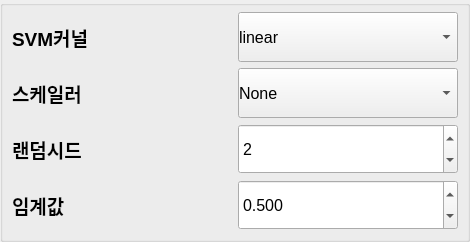
                       <widget class="QGroupBox" name="gb_train_params_ml">
                        <property name="sizePolicy">
                         <sizepolicy hsizetype="Preferred" vsizetype="Preferred">
                          <horstretch>0</horstretch>
                          <verstretch>0</verstretch>
                         </sizepolicy>
                        </property>
                        <property name="minimumSize">
                         <size>
                          <width>470</width>
                          <height>0</height>
                         </size>
                        </property>
                        <property name="styleSheet">
                         <string notr="true">margin : 0px;
padding : 0px;</string>
                        </property>
                        <property name="title">
                         <string/>
                        </property>
                        <layout class="QGridLayout" name="grid_train_params_ml">
                         <item row="0" column="1">
                          <widget class="QComboBox" name="cb_train_cv_ml">
                           <property name="minimumSize">
                            <size>
                             <width>0</width>
                             <height>50</height>
                            </size>
                           </property>
                           <property name="font">
                            <font>
                             <family>Segoe UI</family>
                             <pointsize>12</pointsize>
                             <weight>50</weight>
                             <bold>false</bold>
                            </font>
                           </property>
                           <item>
                            <property name="text">
                             <string>linear</string>
                            </property>
                           </item>
                           <item>
                            <property name="text">
                             <string>RBF</string>
                            </property>
                           </item>
                          </widget>
                         </item>
                         <item row="3" column="0">
                          <widget class="QLabel" name="label_train_thr_ml">
                           <property name="minimumSize">
                            <size>
                             <width>0</width>
                             <height>50</height>
                            </size>
                           </property>
                           <property name="font">
                            <font>
                             <family>Segoe UI</family>
                             <pointsize>14</pointsize>
                             <weight>75</weight>
                             <bold>true</bold>
                            </font>
                           </property>
                           <property name="text">
                            <string>임계값</string>
                           </property>
                          </widget>
                         </item>
                         <item row="1" column="0">
                          <widget class="QLabel" name="label_train_scaler_ml">
                           <property name="minimumSize">
                            <size>
                             <width>0</width>
                             <height>50</height>
                            </size>
                           </property>
                           <property name="font">
                            <font>
                             <family>Segoe UI</family>
                             <pointsize>14</pointsize>
                             <weight>75</weight>
                             <bold>true</bold>
                            </font>
                           </property>
                           <property name="text">
                            <string>스케일러</string>
                           </property>
                          </widget>
                         </item>
                         <item row="1" column="1">
                          <widget class="QComboBox" name="cb_train_scaler_ml">
                           <property name="minimumSize">
                            <size>
                             <width>0</width>
                             <height>50</height>
                            </size>
                           </property>
                           <property name="font">
                            <font>
                             <family>Segoe UI</family>
                             <pointsize>12</pointsize>
                             <weight>50</weight>
                             <bold>false</bold>
                            </font>
                           </property>
                           <item>
                            <property name="text">
                             <string>None</string>
                            </property>
                           </item>
                           <item>
                            <property name="text">
                             <string>StandardScaler</string>
                            </property>
                           </item>
                           <item>
                            <property name="text">
                             <string>MinMaxScaler</string>
                            </property>
                           </item>
                          </widget>
                         </item>
                         <item row="2" column="1">
                          <widget class="QSpinBox" name="spin_train_seed_ml">
                           <property name="minimumSize">
                            <size>
                             <width>0</width>
                             <height>50</height>
                            </size>
                           </property>
                           <property name="font">
                            <font>
                             <family>Segoe UI</family>
                             <pointsize>12</pointsize>
                             <weight>50</weight>
                             <bold>false</bold>
                            </font>
                           </property>
                           <property name="maximum">
                            <number>999999</number>
                           </property>
                           <property name="value">
                            <number>2</number>
                           </property>
                          </widget>
                         </item>
                         <item row="3" column="1">
                          <widget class="QDoubleSpinBox" name="dspin_train_thr_ml">
                           <property name="minimumSize">
                            <size>
                             <width>0</width>
                             <height>50</height>
                            </size>
                           </property>
                           <property name="font">
                            <font>
                             <family>Segoe UI</family>
                             <pointsize>12</pointsize>
                             <weight>50</weight>
                             <bold>false</bold>
                            </font>
                           </property>
                           <property name="decimals">
                            <number>3</number>
                           </property>
                           <property name="maximum">
                            <double>1.000000000000000</double>
                           </property>
                           <property name="singleStep">
                            <double>0.010000000000000</double>
                           </property>
                           <property name="value">
                            <double>0.500000000000000</double>
                           </property>
                          </widget>
                         </item>
                         <item row="0" column="0">
                          <widget class="QLabel" name="label_train_cv_ml">
                           <property name="minimumSize">
                            <size>
                             <width>0</width>
                             <height>50</height>
                            </size>
                           </property>
                           <property name="font">
                            <font>
                             <family>Segoe UI</family>
                             <pointsize>14</pointsize>
                             <weight>75</weight>
                             <bold>true</bold>
                            </font>
                           </property>
                           <property name="text">
                            <string>SVM커널</string>
                           </property>
                          </widget>
                         </item>
                         <item row="2" column="0">
                          <widget class="QLabel" name="label_train_seed_ml">
                           <property name="minimumSize">
                            <size>
                             <width>0</width>
                             <height>50</height>
                            </size>
                           </property>
                           <property name="font">
                            <font>
                             <family>Segoe UI</family>
                             <pointsize>14</pointsize>
                             <weight>75</weight>
                             <bold>true</bold>
                            </font>
                           </property>
                           <property name="text">
                            <string>랜덤시드</string>
                           </property>
                          </widget>
                         </item>
                        </layout>
                       </widget>
